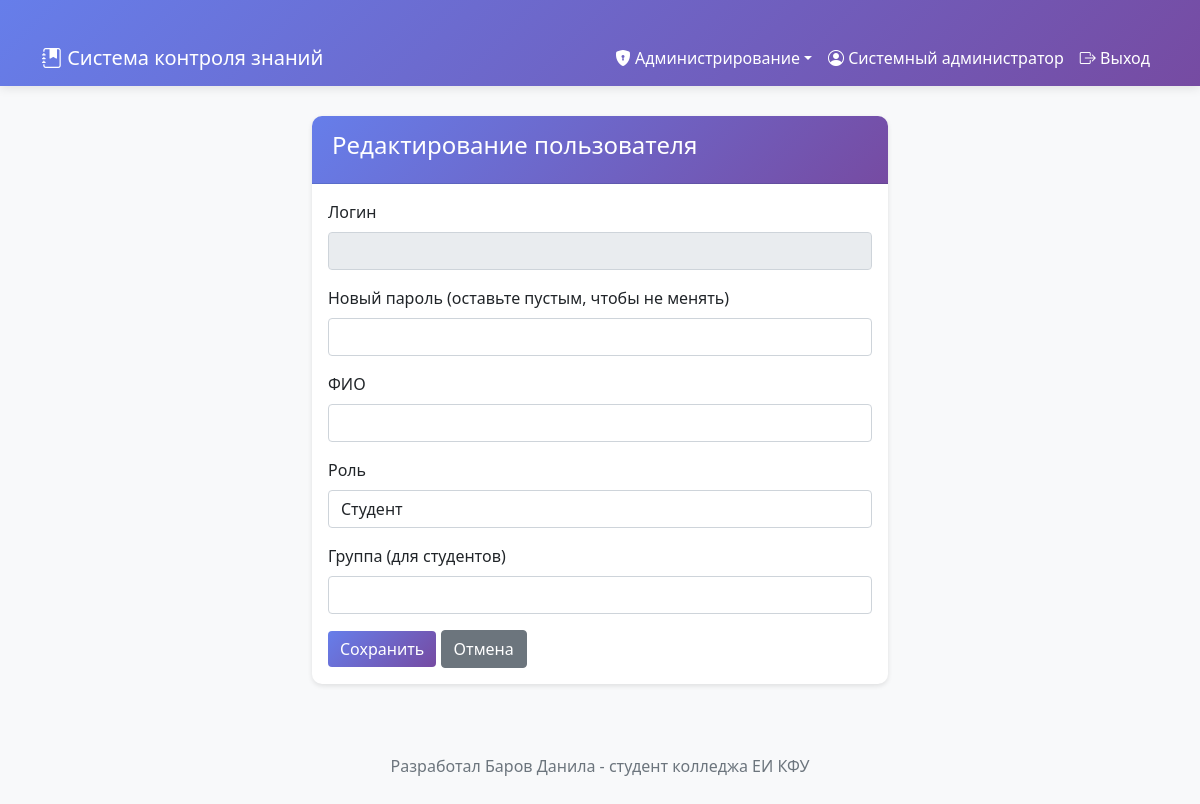
Before: /admin/users/edit/9 (signed in) with the older database file.
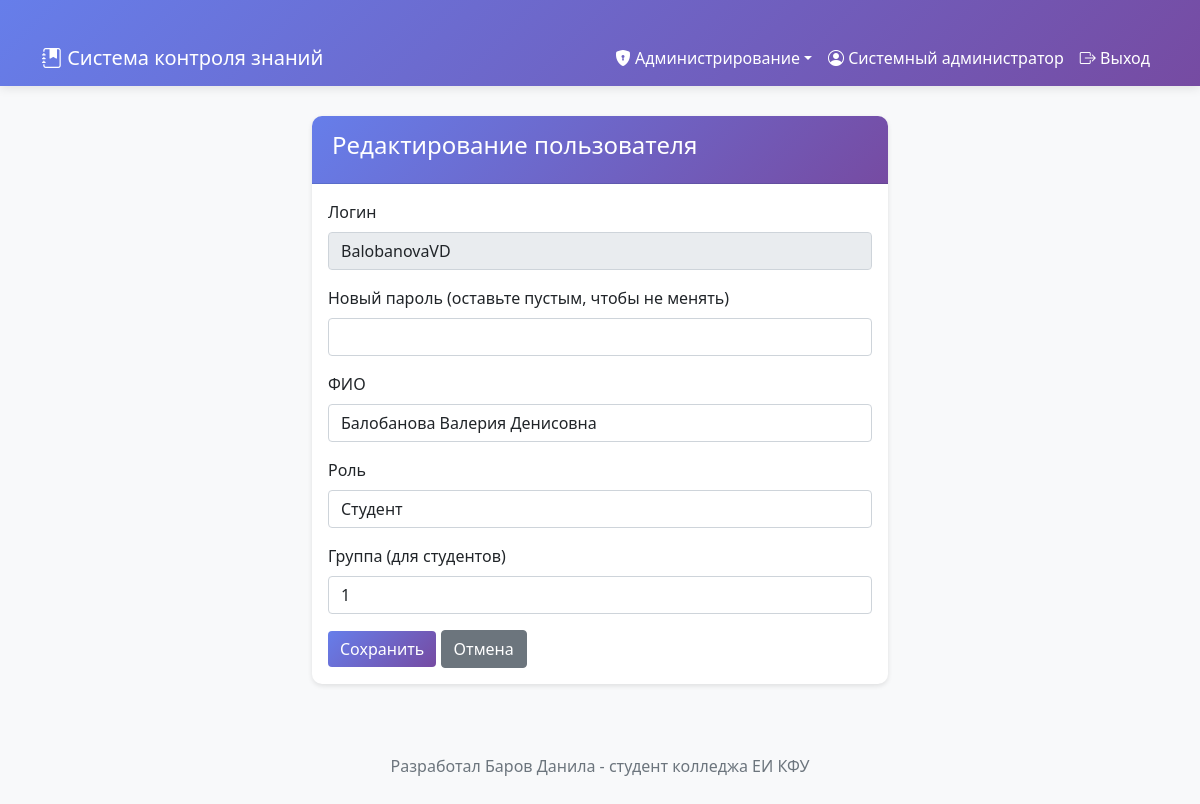
After: the same page with the newer database file.
### tables this page shows
CREATE TABLE users (
                    id INTEGER PRIMARY KEY AUTOINCREMENT,
                    username TEXT UNIQUE NOT NULL,
                    password TEXT NOT NULL,
                    full_name TEXT NOT NULL,
                    role TEXT NOT NULL,
                    group_name TEXT,
                    created_at TIMESTAMP DEFAULT CURRENT_TIMESTAMP
                );

### app.py (the view, shortened to what this page needs)
@app.route('/admin/users/edit/<int:user_id>', methods=['GET', 'POST'])
@login_required
@role_required('admin')
def admin_edit_user(user_id):
    with db.get_connection() as conn:
        cursor = conn.cursor()
        cursor.execute('SELECT * FROM users WHERE id=?', (user_id,))
        user = cursor.fetchone()
    return render_template('admin/user_form.html', user=user, edit_mode=True)

### auth.py (called while the page is built)
def login_required(f):
    @wraps(f)
    def decorated_function(*args, **kwargs):
        if 'user_id' not in session:
            flash('Пожалуйста, авторизуйтесь', 'warning')
            return redirect(url_for('login'))
        return f(*args, **kwargs)
    return decorated_function

def role_required(*roles):
    def decorator(f):
        @wraps(f)
        def decorated_function(*args, **kwargs):
            if 'role' not in session or session['role'] not in roles:
                flash('У вас нет доступа к этой странице', 'danger')
                return redirect(url_for('dashboard'))
            return f(*args, **kwargs)
        return decorated_function
    return decorator

### database.py (called while the page is built)
    @contextmanager
    def get_connection(self):
        conn = sqlite3.connect(self.db_path)
        conn.row_factory = sqlite3.Row
        try:
            yield conn
            conn.commit()
        except Exception as e:
            conn.rollback()
            raise e
        finally:
            conn.close()

### templates/admin/user_form.html (shortened to what this page needs)
{% extends "base.html" %}
{% block content %}
<div class="container" style="max-width: 600px;">
    <div class="card">
        <div class="card-header"><h4>{% if edit_mode %}Редактирование{% else %}Добавление{% endif %} пользователя</h4></div>
        <div class="card-body">
            <form method="POST">
                {% if not edit_mode %}
                <div class="mb-3"><label class="form-label">Логин</label><input type="text" name="username" class="form-control" required></div>
                <div class="mb-3"><label class="form-label">Пароль</label><input type="password" name="password" class="form-control" required></div>
                {% else %}
                <div class="mb-3"><label class="form-label">Логин</label><input type="text" class="form-control" value="{{ user.username }}" disabled></div>
                <div class="mb-3"><label class="form-label">Новый пароль (оставьте пустым, чтобы не менять)</label><input type="password" name="new_password" class="form-control"></div>
                {% endif %}
                <div class="mb-3"><label class="form-label">ФИО</label><input type="text" name="full_name" class="form-control" value="{{ user.full_name if user else '' }}" required></div>
                <div class="mb-3">
                    <label class="form-label">Роль</label>
                    <select name="role" class="form-control" required>
                        <option value="student" {% if user and user.role == 'student' %}selected{% endif %}>Студент</option>
                    </select>
                </div>
                <div class="mb-3"><label class="form-label">Группа (для студентов)</label><input type="text" name="group_name" class="form-control" value="{{ user.group_name if user else '' }}"></div>
                <button type="submit" class="btn btn-primary">Сохранить</button>
                <a href="{{ url_for('admin_users') }}" class="btn btn-secondary">Отмена</a>
            </form>
        </div>
    </div>
</div>
{% endblock %}

Changed rows visible on the page:
added users: username "BalobanovaVD", full_name "Балобанова Валерия Денисовна", role "Студент", group_name "1"
Other visible differences:
form field role: "Студент" → (not shown)
